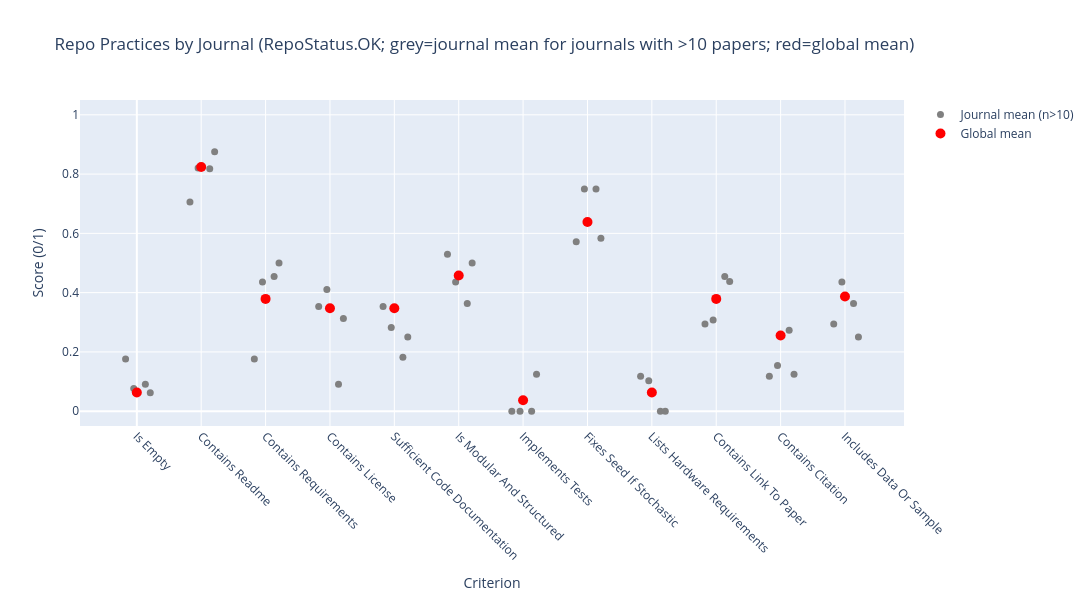

Notebook source saved alongside this figure:
### Markdown cell above
## Comparing Journals' code sharing practices

### Code cell
import numpy as np
import pandas as pd
import plotly.graph_objects as go

# ------------------------------------------------------------
# 1) Filter to OK repositories
# ------------------------------------------------------------
df = df_repo_assessment[df_repo_assessment["repo_status"] == RepoStatus.OK].copy()

journal_col = "Journal/Book"

criteria = [
    "is_empty",
    "contains_readme",
    "contains_requirements",
    "contains_license",
    "sufficient_code_documentation",
    "is_modular_and_structured",
    "implements_tests",
    "fixes_seed_if_stochastic",
    "lists_hardware_requirements",
    "contains_link_to_paper",
    "contains_citation",
    "includes_data_or_sample",
]
criteria = [c for c in criteria if c in df.columns]

# Clean journals
df[journal_col] = df[journal_col].astype("string").str.strip()
df = df.dropna(subset=[journal_col])

# Coerce criteria to numeric 0/1 (robust to bool/object/"True"/"False")
for c in criteria:
    df[c] = df[c].replace({True: 1, False: 0, "True": 1, "False": 0})
    df[c] = pd.to_numeric(df[c], errors="coerce")

# ------------------------------------------------------------
# 2) Global mean per criterion (red dots)
# ------------------------------------------------------------
global_mean = df[criteria].mean()

# ------------------------------------------------------------
# 3) Journal means (grey dots) for journals with >10 papers
# ------------------------------------------------------------
journal_n = df[journal_col].value_counts()
valid_journals = journal_n[journal_n > 10].index

df_j = df[df[journal_col].isin(valid_journals)].copy()

journal_mean_long = (
    df_j.groupby(journal_col)[criteria]
      .mean()
      .stack()
      .rename("mean")
      .reset_index()
      .rename(columns={"level_1": "criterion"})
)

journal_mean_long["n_in_journal"] = journal_mean_long[journal_col].map(journal_n)
journal_mean_long = journal_mean_long.dropna(subset=["mean"])

# Deterministic x-jitter so dots don't overlap perfectly
crit_to_x = {c: i for i, c in enumerate(criteria)}
journal_mean_long["x"] = journal_mean_long["criterion"].map(crit_to_x).astype(float)

h = pd.util.hash_pandas_object(journal_mean_long[journal_col].astype(str), index=False).astype(np.int64)
journal_mean_long["xj"] = journal_mean_long["x"] + (((h % 10_000) / 10_000.0) - 0.5) * 0.5  # +/-0.25

# ------------------------------------------------------------
# 4) Plot
# ------------------------------------------------------------
fig = go.Figure()

# Grey dots: journal means
fig.add_trace(
    go.Scatter(
        x=journal_mean_long["xj"],
        y=journal_mean_long["mean"],
        mode="markers",
        marker=dict(color="grey", size=7),
        name="Journal mean (n>10)",
        hovertemplate=(
            "Journal: %{customdata[0]}<br>"
            "n: %{customdata[1]}<br>"
            "Criterion: %{customdata[2]}<br>"
            "Mean: %{y:.2f}<extra></extra>"
        ),
        customdata=np.stack(
            [
                journal_mean_long[journal_col].astype(str),
                journal_mean_long["n_in_journal"].astype(int),
                journal_mean_long["criterion"].astype(str),
            ],
            axis=1,
        ),
    )
)

# Red dots: global means
fig.add_trace(
    go.Scatter(
        x=[crit_to_x[c] for c in criteria],
        y=[global_mean[c] for c in criteria],
        mode="markers",
        marker=dict(color="red", size=10),
        name="Global mean",
        hovertemplate="Criterion: %{text}<br>Global mean: %{y:.3f}<extra></extra>",
        text=criteria,
    )
)

pretty = lambda s: s.replace("_", " ").title()

fig.update_layout(
    title="Repo Practices by Journal (RepoStatus.OK; grey=journal mean for journals with >10 papers; red=global mean)",
    xaxis=dict(
        title="Criterion",
        tickmode="array",
        tickvals=list(range(len(criteria))),
        ticktext=[pretty(c) for c in criteria],
        tickangle=45,
    ),
    yaxis=dict(title="Score (0/1)", range=[-0.05, 1.05]),
    width=1300,
    height=600,
)

fig.show()

# Quick sanity checks
print("Journals with >10 OK repos:", len(valid_journals))
print("Grey points plotted:", len(journal_mean_long))

### Figure 1 — Plotly figure (JSON) as saved in the notebook; plotly's stock layout.template omitted (floating-point values rounded to 4 significant figures; data arrays with more than 128 entries replaced by an {"elided": "..."} marker saying what was removed)
{"data": [{"customdata": {"elided": "48x3 mixed values"}, "hovertemplate": "Journal: %{customdata[0]}<br>n: %{customdata[1]}<br>Criterion: %{customdata[2]}<br>Mean: %{y:.2f}<extra></extra>", "marker": {"color": "grey", "size": 7}, "mode": "markers", "name": "Journal mean (n>10)", "type": "scatter", "x": [0.1327, 1.133, 2.133, 3.133, 4.133, 5.133, 6.133, 7.133, 8.133, 9.133, 10.13, 11.13, 0.2087, 1.209, 2.209, 3.209, 4.209, 5.209, 6.209, 7.209, 8.209, 9.209, 10.21, 11.21, -0.1746, 0.8254, 1.825, 2.825, 3.825, 4.825, 5.825, 6.825, 7.825, 8.825, 9.825, 10.83, -0.0479, 0.9521, 1.952, 2.952, 3.952, 4.952, 5.952, 6.952, 7.952, 8.952, 9.952, 10.95], "y": [0.09091, 0.8182, 0.4545, 0.09091, 0.1818, 0.3636, 0.0, 0.75, 0.0, 0.4545, 0.2727, 0.3636, 0.0625, 0.875, 0.5, 0.3125, 0.25, 0.5, 0.125, 0.5833, 0.0, 0.4375, 0.125, 0.25, 0.1765, 0.7059, 0.1765, 0.3529, 0.3529, 0.5294, 0.0, 0.5714, 0.1176, 0.2941, 0.1176, 0.2941, 0.07692, 0.8205, 0.4359, 0.4103, 0.2821, 0.4359, 0.0, 0.75, 0.1026, 0.3077, 0.1538, 0.4359]}, {"hovertemplate": "Criterion: %{text}<br>Global mean: %{y:.3f}<extra></extra>", "marker": {"color": "red", "size": 10}, "mode": "markers", "name": "Global mean", "text": ["is_empty", "contains_readme", "contains_requirements", "contains_license", "sufficient_code_documentation", "is_modular_and_structured", "implements_tests", "fixes_seed_if_stochastic", "lists_hardware_requirements", "contains_link_to_paper", "contains_citation", "includes_data_or_sample"], "type": "scatter", "x": [0, 1, 2, 3, 4, 5, 6, 7, 8, 9, 10, 11], "y": [0.06316, 0.8237, 0.3789, 0.3474, 0.3474, 0.4579, 0.03684, 0.6382, 0.06316, 0.3789, 0.2553, 0.3868]}], "layout": {"height": 600, "title": {"text": "Repo Practices by Journal (RepoStatus.OK; grey=journal mean for journals with >10 papers; red=global mean)"}, "width": 1300, "xaxis": {"tickangle": 45, "tickmode": "array", "ticktext": ["Is Empty", "Contains Readme", "Contains Requirements", "Contains License", "Sufficient Code Documentation", "Is Modular And Structured", "Implements Tests", "Fixes Seed If Stochastic", "Lists Hardware Requirements", "Contains Link To Paper", "Contains Citation", "Includes Data Or Sample"], "tickvals": [0, 1, 2, 3, 4, 5, 6, 7, 8, 9, 10, 11], "title": {"text": "Criterion"}}, "yaxis": {"range": [-0.05, 1.05], "title": {"text": "Score (0/1)"}}}}
